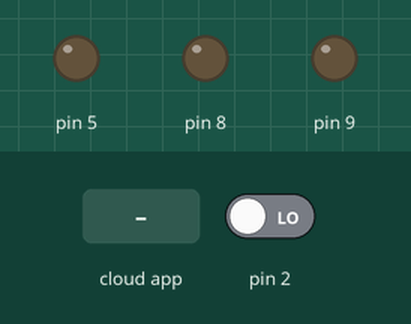
Recording of a sketch running on a simulated Arduino Uno, built with avr-gcc and run on an emulated ATmega328P. On the bench: output pins drawn as LEDs (lit = HIGH). The test bench sets the inputs (shaded band); at power-on: pin 2 LOW. The ROS host is connected and sends only what is stated.

Above: at 1.2 s.
1.3 s: the phone or cloud app sets linear.x to -100
At 2.0 s:
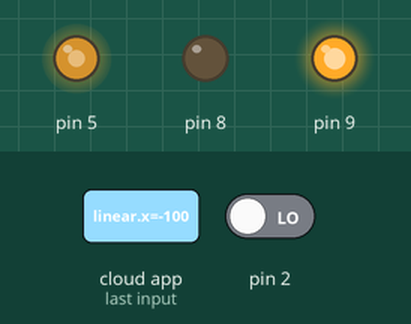
2.8 s: the phone or cloud app sets linear.x to 0
At 3.1 s:
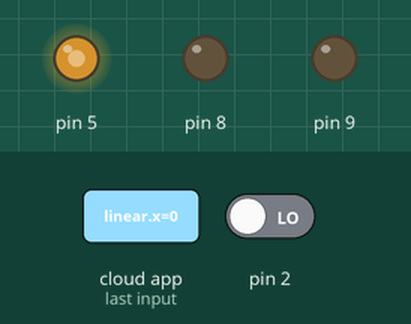
4.3 s: the phone or cloud app sets linear.x to 100
At 5.4 s:
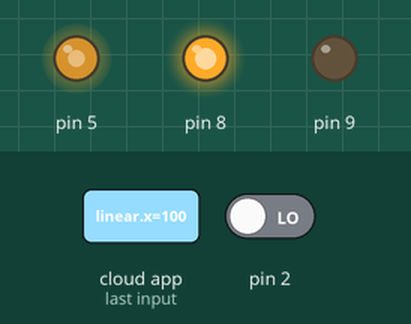
Timing chart, 0 to 7.3 s (numbered marks = the images above; inputs shaded):
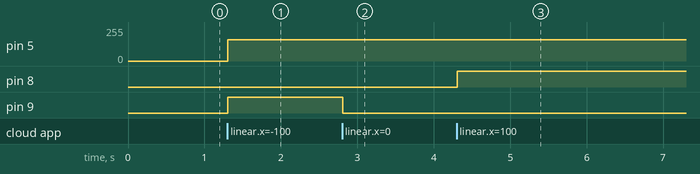

The sketch:

driver.ino
```cpp
#include <ros.h>
#include <geometry_msgs/Twist.h>
#include <std_msgs/Int32.h>

#include "motors.h"
#define RADIUS_OF_WHEEL 0.052      //m
#define WIDTH_BETWEEN_WHEELS 0.12  //m
#define MOTOR1_IN1 8
#define MOTOR1_IN2 9
#define MOTOR1_PWM 5
#define MOTOR1_ENCO_INT 2
#define MOTOR1_ENCO_DIGI 4
#define MOTOR2_IN1 12
#define MOTOR2_IN2 13
#define MOTOR2_PWM 10
#define MOTOR2_ENCO_INT 3
#define MOTOR2_ENCO_DIGI 7

void wheelSpeedR();
void wheelSpeedL();
void controlMotor();

EncoderMotor motor(MOTOR1_IN1, MOTOR1_IN2, MOTOR1_PWM, MOTOR1_ENCO_INT, MOTOR1_ENCO_DIGI);
ros::NodeHandle nh;
std_msgs::Int32 str_msg;
ros::Publisher pub_msg("/state", &str_msg);
void velCB(const geometry_msgs::Twist &msg) {
    motor.setTarget(msg.linear.x/0.026);
}
ros::Subscriber<geometry_msgs::Twist> sub("cmd_vel", &velCB);

void setup() {
    TCCR2A = (1 << WGM21);
    TCCR2B = (1 << CS22) | (1 << CS21) | (1 << CS20);
    TIMSK2 = (1 << OCIE2A);
    OCR2A = 125;  // 제어주기 8ms
    sei();

    nh.initNode();
    nh.subscribe(sub);
    nh.advertise(pub_msg);

    attachInterrupt(0, wheelSpeedR, CHANGE);
//    attachInterrupt(1, wheelSpeedL, CHANGE);

    motor.setMaxPWM(160);
    motor.setControlPeriod(8);
}

void loop() {
    nh.spinOnce();
}

ISR(TIMER2_COMPA_vect) {
    motor.control();
    str_msg.data = motor.getPWM();
    pub_msg.publish(&str_msg);
    // driver.calPose();
}

void wheelSpeedR() {
    motor.counter();
}

void wheelSpeedL() {
}
```

dirver.cpp
```cpp
//#include "driver.h"
//
//Driver::Driver(const int motor1_pin1, const int motor1_pin2, const int motor1_pwm, const int encoder1_int, const int encoder1_digi, const int motor2_pin1, const int motor2_pin2, const int motor2_pwm, const int encoder2_int, const int encoder2_digi)
//    : motor_r_(motor1_pin1, motor1_pin2, motor1_pwm), motor_l_(motor2_pin1, motor2_pin2, motor2_pwm), encoder_r_(encoder1_int, encoder1_digi), encoder_l_(encoder2_int, encoder2_digi) {
//    vel_r_ = 0;
//    vel_l_ = 0;
//    pose_x_ = 0;
//    pose_y_ = 0;
//    theta_ = 0;
//    target_speed_r_ = 0;
//    target_speed_l_ = 0;
//}
//
//Driver::~Driver() {
//}
//
//void Driver::setVelocity(double linear_x, double angular_z) {
//    target_speed_r_ = linear_x + (angular_z * WIDTH_BETWEEN_WHEELS / 2);
//    target_speed_l_ = linear_x - (angular_z * WIDTH_BETWEEN_WHEELS / 2);
//}
//
//Driver &Driver::pinSetup() {
//  motor_r_.pinSetup();
//  motor_l_.pinSetup();
//  encoder_r_.pinSetup();
//  encoder_l_.pinSetup();
//}
//
//void Driver::calPose() {
//    int diff_r = (cnt_r_ - prev_cnt_r_pose_) * RADIUS_OF_WHEEL * PI / 1920;
//    int diff_l = (cnt_l_ - prev_cnt_l_pose_) * RADIUS_OF_WHEEL * PI / 1920;
//    int dist = (diff_r + diff_l) / 2;
//    int theta = (diff_r - diff_l) / WIDTH_BETWEEN_WHEELS;
//
//    theta_ += theta;
//    if (theta_ > PI * 2) {
//        theta_ -= (PI * 2);
//    } else if (theta_ < -(PI * 2)) {
//        theta_ += (PI * 2);
//    }
//    pose_x_ += (dist * cos(theta));
//    pose_y_ += (dist * sin(theta));
//}
//
//void Driver::controlR() {
//    if (target_speed_r_ > 0) {
//        digitalWrite(MOTOR1_IN1, HIGH);
//        digitalWrite(MOTOR1_IN2, LOW);
//    } else if (target_speed_r_ < 0) {
//        digitalWrite(MOTOR1_IN1, LOW);
//        digitalWrite(MOTOR1_IN2, HIGH);
//    } else {
//        digitalWrite(MOTOR1_IN1, LOW);
//        digitalWrite(MOTOR1_IN2, LOW);
//    }
//    vel_r_ = (cnt_r_ - prev_cnt_r_) * RADIUS_OF_WHEEL * PI / 15.36;  // 15.36 = 125 / 1920 여기서 125은 8ms의 역수 1920은 기어비 120에 엔코더 resolution 16펄스를 곱한 것
//    if (fabs(target_speed_r_) > fabs(vel_r_))
//        pwm_r_++;
//    else if (fabs(target_speed_r_) < fabs(vel_r_))
//        pwm_r_--;
//
//    if (pwm_r_ > 160)
//        pwm_r_ = 160;
//    else if (pwm_r_ < 0)
//        pwm_r_ = 0;
//
//    analogWrite(MOTOR1_PWM, pwm_r_);
//
//    if (cnt_r_ > 30000)
//        cnt_r_ = 0;
//    else if (cnt_r_ < -30000)
//        cnt_r_ = 0;
//
//    prev_cnt_r_ = cnt_r_;
//}
//
//void Driver::controlL() {
//    if (target_speed_l_ > 0) {
//        digitalWrite(MOTOR2_IN1, LOW);
//        digitalWrite(MOTOR2_IN2, HIGH);
//    } else if (target_speed_l_ < 0) {
//        digitalWrite(MOTOR2_IN1, HIGH);
//        digitalWrite(MOTOR2_IN2, LOW);
//    } else {
//        digitalWrite(MOTOR2_IN1, LOW);
//        digitalWrite(MOTOR2_IN2, LOW);
//    }
//    vel_l_ = -(cnt_l_ - prev_cnt_l_) * RADIUS_OF_WHEEL * PI / 15.36;  // 15.36 = 125 / 1920 여기서 125은 8ms의 역수 1920은 기어비 120에 엔코더 resolution 16펄스를 곱한 것
//    if (fabs(target_speed_l_) > fabs(vel_l_))
//        pwm_l_++;
//    else if (fabs(target_speed_l_) < fabs(vel_l_))
//        pwm_l_--;
//
//    if (pwm_l_ > 160)
//        pwm_l_ = 160;
//    else if (pwm_l_ < 0)
//        pwm_l_ = 0;
//    analogWrite(MOTOR2_PWM, pwm_l_);
//
//    if (cnt_l_ > 30000)
//        cnt_l_ = 0;
//    else if (cnt_l_ < -30000)
//        cnt_l_ = 0;
//
//    prev_cnt_l_ = cnt_l_;
//}
//
//double Driver::getVelocity() {
//    double vel = (vel_r_ + vel_l_) / 2;
//    return vel;
//}
//
//double Driver::getVelocityR() {
//    return vel_r_;
//}
//
//double Driver::getVelocityL() {
//    return vel_l_;
//}
//
//double Driver::getPoseX() {
//    return pose_x_;
//}
//
//double Driver::getPoseY() {
//    return pose_y_;
//}
//
//double Driver::getTheta() {
//    return theta_;
//}
//
//int Driver::getCntR() {
//    return cnt_r_;
//}
//
//int Driver::getCntL() {
//    return cnt_l_;
//}
//
//double Driver::getPwmR() {
//    return pwm_r_;
//}
//
//double Driver::getPwmL() {
//    return pwm_l_;
//}
//
//void Driver::wheelSpeedR() {
//    state_r_ = digitalRead(MOTOR1_ENCO_INT);
//    if ((prev_state_r_ == LOW) && state_r_ == HIGH) {
//        int val = digitalRead(MOTOR1_ENCO_DIGI);
//        if (val == LOW && direction_r_) {
//            direction_r_ = false;  //Reverse
//        } else if (val == HIGH && !direction_r_) {
//            direction_r_ = true;  //Forward
//        }
//    }
//    prev_state_r_ = state_r_;
//
//    if (!direction_r_)
//        cnt_r_++;
//    else
//        cnt_r_--;
//}
//
//void Driver::wheelSpeedL() {
//    state_l_ = digitalRead(MOTOR2_ENCO_INT);
//    if ((prev_state_l_ == LOW) && state_l_ == HIGH) {
//        int val = digitalRead(MOTOR2_ENCO_DIGI);
//        if (val == LOW && direction_l_) {
//            direction_l_ = false;  //Reverse
//        } else if (val == HIGH && !direction_l_) {
//            direction_l_ = true;  //Forward
//        }
//    }
//    prev_state_l_ = state_l_;
//
//    if (!direction_l_)
//        cnt_l_++;
//    else
//        cnt_l_--;
//}
```

motors.cpp
```cpp
#include "motors.h"

BaseMotor::BaseMotor(const uint8_t pin_1, const uint8_t pin_2) : pin_1_(pin_1), pin_2_(pin_2) {
    pinMode(pin_1_, OUTPUT);
    pinMode(pin_2_, OUTPUT);
    motor_type_ = BASE_MOTOR;
}

Motors BaseMotor::motorType() const {
    return motor_type_;
}

void BaseMotor::driveForward(const int val) const {
    digitalWrite(pin_1_, HIGH);
    digitalWrite(pin_2_, LOW);
}

void BaseMotor::driveReverse(const int val) const {
    digitalWrite(pin_1_, LOW);
    digitalWrite(pin_2_, HIGH);
}

void BaseMotor::stop() const {
    digitalWrite(pin_1_, LOW);
    digitalWrite(pin_2_, LOW);
}

PWMMotor::PWMMotor(const uint8_t pin_1, const uint8_t pin_2, const uint8_t pwm_pin) : BaseMotor(pin_1, pin_2), pwm_pin_(pwm_pin), max_pwm_(255) {
    pinMode(pwm_pin_, OUTPUT);
    motor_type_ = PWM_MOTOR;
}

void PWMMotor::driveForward(int val) const {
    BaseMotor::driveForward();
    val = limit(val, 0, max_pwm_);
    analogWrite(pwm_pin_, val);
}

void PWMMotor::driveReverse(int val) const {
    BaseMotor::driveReverse();
    val = limit(val, 0, max_pwm_);
    analogWrite(pwm_pin_, val);
}

PWMMotor &PWMMotor::setMaxPWM(const int max_pwm) {
    max_pwm_ = max_pwm;
    return *this;
}

PairedBaseMotor::PairedBaseMotor(const uint8_t motor1_pin1, const uint8_t motor1_pin2, const uint8_t motor2_pin1, const uint8_t motor2_pin2)
    : BaseMotor(motor1_pin1, motor1_pin2), motor2_(motor2_pin1, motor2_pin2) {
    motor_type_ = PAIRED_BASE_MOTOR;
}

void PairedBaseMotor::driveForward(const int val) const {
    BaseMotor::driveForward(val);
    motor2_.driveForward(val);
}

void PairedBaseMotor::driveReverse(const int val) const {
    BaseMotor::driveReverse(val);
    motor2_.driveReverse(val);
}

void PairedBaseMotor::stop() const {
    BaseMotor::stop();
    motor2_.stop();
}

PairedPWMMotor::PairedPWMMotor(const uint8_t motor1_pin1, const uint8_t motor1_pin2, const uint8_t motor1_pwm, const uint8_t motor2_pin1, const uint8_t motor2_pin2, const uint8_t motor2_pwm)
    : PWMMotor(motor1_pin1, motor1_pin2, motor1_pwm), motor2_(motor2_pin1, motor2_pin2, motor2_pwm) {
    motor_type_ = PAIRED_PWM_MOTOR;
}

void PairedPWMMotor::driveForward(int val) const {
    PWMMotor::driveForward(val);
    motor2_.driveForward(val);
}

void PairedPWMMotor::driveReverse(int val) const {
    PWMMotor::driveReverse(val);
    motor2_.driveReverse(val);
}

void PairedPWMMotor::stop() const {
    PWMMotor::stop();
    motor2_.stop();
}

Encoder::Encoder(const uint8_t intterupt, const uint8_t digital) : interrupt_pin_(intterupt), digital_pin_(digital), cnt_(0), state_(false), direction_(true), resolution_(1920) {
    pinMode(digital_pin_, INPUT);
}

Encoder &Encoder::counter() {
    bool state_now = digitalRead(interrupt_pin_);
    if ((state_ == LOW) && state_now == HIGH) {
        bool val = digitalRead(digital_pin_);
        if (val != direction_) {
            direction_ = val;
        }
    }
    state_ = state_now;

    if (!direction_)
        cnt_++;
    else
        cnt_--;

    if (cnt_ < 0)
        cnt_ += 100000000;
    else if (cnt_ >= 100000000)
        cnt_ = 0;
    return *this;
}

Encoder &Encoder::setResolution(const int resolution) {
    resolution_ = resolution;
    return *this;
}

long Encoder::getCnt() const {
    return cnt_;
}

EncoderMotor::EncoderMotor(const uint8_t motor_pin1, const uint8_t motor_pin2, const uint8_t motor_pwm, const uint8_t encoder_int, const uint8_t encoder_digi)
    : PWMMotor(motor_pin1, motor_pin2, motor_pwm), Encoder(encoder_int, encoder_digi), angular_velocity_(0), target_velocity_(0), pwm_(0), prev_cnt_(0), control_period_(8), kp_(0.8) {
    motor_type_ = ENCODER_MOTOR;
}

EncoderMotor &EncoderMotor::setControlPeriod(const uint8_t control_period) {
    control_period_ = control_period;
    return *this;
}

EncoderMotor &EncoderMotor::setKp(const double kp) {
    kp_ = kp;
    return *this;
}

EncoderMotor &EncoderMotor::setTarget(const double target_angular_velocity) {
    target_velocity_ = target_angular_velocity;
    return *this;
}

EncoderMotor &EncoderMotor::control() {
    int diff_cnt = Encoder::getCnt() - prev_cnt_;
    prev_cnt_ = Encoder::getCnt();

    if (abs(diff_cnt) < 10000)
        angular_velocity_ = 2 * PI * (diff_cnt)*1000 / (resolution_ * control_period_);

    double err = (fabs(target_velocity_) - fabs(angular_velocity_)) * 5;
    pwm_ += static_cast<int>(err * kp_);
    pwm_ = limit(pwm_, 20, 255);

    if (target_velocity_ > 0) {
        PWMMotor::driveForward(pwm_);
    } else if (target_velocity_ < 0) {
        PWMMotor::driveReverse(pwm_);
    } else {
        PWMMotor::stop();
    }

    return *this;
}

double EncoderMotor::getAngularVelocity() const {
    return angular_velocity_;
}

uint8_t EncoderMotor::getPWM() const {
    return pwm_;
}

MotorController::MotorController(const uint8_t alloc_motor) : alloc_motor_(alloc_motor), current_motor_(0) {
    motors_ = new BaseMotor *[alloc_motor_];
}

MotorController::~MotorController() {
    for (int i = 0; i < current_motor_; i++)
        delete motors_[i];
    delete[] motors_;
}

MotorController &MotorController::addMotor(BaseMotor *motor) {
    motors_[current_motor_] = motor;
    current_motor_++;
    return *this;
}

int MotorController::currentMotorNum() const {
    return current_motor_;
}

MotorController &MotorController::control(const int motor_address, Direction direction, int pwm) {
    if (motor_address >= current_motor_ || motor_address < 0)
        return *this;
    if (direction == FORWARD)
        motors_[motor_address]->driveForward(pwm);
    else if (direction == REVERSE)
        motors_[motor_address]->driveReverse(pwm);
    else
        motors_[motor_address]->stop();
    return *this;
}

Vehicle::Vehicle(const uint8_t alloc_motor) : MotorController(alloc_motor), wheel_radius_(0.026), width_between_wheels_(0.1), linear_x_(0), angular_z_(0), pose_x_(0), pose_y_(0), theta_(0) {}

Vehicle::~Vehicle() {}

Vehicle &Vehicle::setWheelRadius(const double radius) {
    wheel_radius_ = radius;
    return *this;
}

Vehicle &Vehicle::setWidth(const double with_between_wheels) {
    width_between_wheels_ = with_between_wheels;
    return *this;
}

Vehicle &Vehicle::control() {
    for (int i = 0; i < current_motor_; i++) {
        if (motors_[i]->motorType() == ENCODER_MOTOR) {
            EncoderMotor *motor = (EncoderMotor *)motors_[i];
            motor->control();
        }
    }
    return *this;
}

Vehicle &Vehicle::setVelocity(double linear_x, double angular_z) {
    double target[2] = {0, 0};
    target[0] = linear_x + (angular_z * width_between_wheels_ / 2);
    target[1] = -(linear_x - (angular_z * width_between_wheels_ / 2));
    for (int i = 0; i < current_motor_; i++){
        if (motors_[i]->motorType() == ENCODER_MOTOR) {
            EncoderMotor *motor = (EncoderMotor *)motors_[i];
            motor->setTarget(target[i]);
        }
    }
    return *this;
}
```

motors.h
```cpp
#ifndef MOTORS_H_
#define MOTORS_H_

#include "Arduino.h"

template <typename T>
T limit(T val, T min, T max) {
    if (val > max) {
        val = max;
    } else if (val < min) {
        val = min;
    }
    return val;
}

enum Motors {
    BASE_MOTOR,
    PWM_MOTOR,
    PAIRED_BASE_MOTOR,
    PAIRED_PWM_MOTOR,
    ENCODER_MOTOR
};

class BaseMotor {
   private:
    const uint8_t pin_1_;
    const uint8_t pin_2_;

   protected:
    Motors motor_type_;

   public:
    BaseMotor() = delete;
    BaseMotor(const uint8_t, const uint8_t);
    virtual Motors motorType() const;
    virtual void driveForward(const int val = 255) const;
    virtual void driveReverse(const int val = 255) const;
    virtual void stop() const;
};

class PWMMotor : public BaseMotor {
   private:
    const uint8_t pwm_pin_;
    int max_pwm_;

   public:
    PWMMotor() = delete;
    PWMMotor(const uint8_t, const uint8_t, const uint8_t);
    void driveForward(int) const override;
    void driveReverse(int) const override;
    PWMMotor &setMaxPWM(const int);
};

class PairedBaseMotor : public BaseMotor {
   private:
    BaseMotor motor2_;

   public:
    PairedBaseMotor() = delete;
    PairedBaseMotor(const uint8_t, const uint8_t, const uint8_t, const uint8_t);
    void driveForward(const int) const override;
    void driveReverse(const int) const override;
    void stop() const override;
};

class PairedPWMMotor : public PWMMotor {
   private:
    PWMMotor motor2_;

   public:
    PairedPWMMotor() = delete;
    PairedPWMMotor(const uint8_t, const uint8_t, const uint8_t, const uint8_t, const uint8_t, const uint8_t);
    void driveForward(int) const override;
    void driveReverse(int) const override;
    void stop() const override;
};

class Encoder {
   protected:
    const uint8_t interrupt_pin_;
    const uint8_t digital_pin_;
    long cnt_;
    bool state_;
    bool direction_;
    int resolution_;

   public:
    Encoder() = delete;
    Encoder(const uint8_t, const uint8_t);
    Encoder &counter();
    Encoder &setResolution(const int);
    long getCnt() const;
};

class EncoderMotor : public PWMMotor, public Encoder {
   private:
    double angular_velocity_;
    double target_velocity_;
    int pwm_;
    long prev_cnt_;
    uint8_t control_period_;  // ms 제어주기
    double kp_;

   public:
    EncoderMotor() = delete;
    EncoderMotor(const uint8_t, const uint8_t, const uint8_t, const uint8_t, const uint8_t);
    EncoderMotor &setControlPeriod(const uint8_t);
    EncoderMotor &setKp(const double);
    EncoderMotor &setTarget(const double);
    EncoderMotor &control();
    double getAngularVelocity() const;
    uint8_t getPWM() const;
};

enum Direction {
    REVERSE = -1,
    STOP,
    FORWARD,
};

class MotorController {
   protected:
    uint8_t alloc_motor_;
    uint8_t current_motor_;
    BaseMotor **motors_;

   public:
    MotorController(const uint8_t = 5);
    virtual ~MotorController();
    MotorController &addMotor(BaseMotor *motor);
    int currentMotorNum() const;
    MotorController &control(const int, Direction, int);
};

class Vehicle : public MotorController {
   private:
    double wheel_radius_;
    double width_between_wheels_;
    double linear_x_;
    double angular_z_;
    double pose_x_;
    double pose_y_;
    double theta_;

   public:
    Vehicle(const uint8_t = 2);
    ~Vehicle();
    Vehicle &setWheelRadius(const double);
    Vehicle &setWidth(const double);
    Vehicle &control();
    Vehicle &setVelocity(double, double);
};

#endif
```

Measured:
- after the input at 1.3 s, pin 5: 0/255 → 160/255 at once; pin 9: LOW → HIGH at once
- after the input at 2.8 s, pin 9: HIGH → LOW at once
- after the input at 4.3 s, pin 8: LOW → HIGH at once
